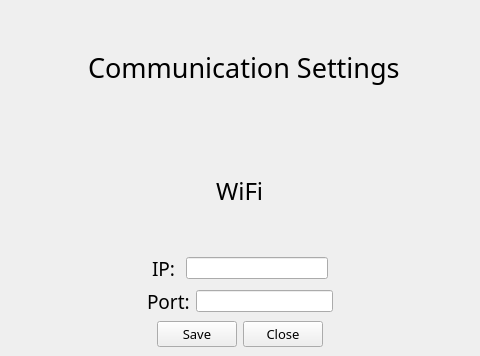
<?xml version="1.0" encoding="UTF-8"?>
<ui version="4.0">
 <class>MainWindow</class>
 <widget class="QMainWindow" name="MainWindow">
  <property name="geometry">
   <rect>
    <x>0</x>
    <y>0</y>
    <width>480</width>
    <height>356</height>
   </rect>
  </property>
  <property name="windowTitle">
   <string>MainWindow</string>
  </property>
  <widget class="QWidget" name="centralwidget">
   <layout class="QVBoxLayout" name="verticalLayout">
    <item>
     <layout class="QHBoxLayout" name="horizontalLayout">
      <item>
       <spacer name="horizontalSpacer">
        <property name="orientation">
         <enum>Qt::Horizontal</enum>
        </property>
        <property name="sizeHint" stdset="0">
         <size>
          <width>40</width>
          <height>20</height>
         </size>
        </property>
       </spacer>
      </item>
      <item>
       <widget class="QLabel" name="label">
        <property name="font">
         <font>
          <family>Sitka</family>
          <pointsize>20</pointsize>
         </font>
        </property>
        <property name="text">
         <string> Communication Settings</string>
        </property>
       </widget>
      </item>
      <item>
       <spacer name="horizontalSpacer_2">
        <property name="orientation">
         <enum>Qt::Horizontal</enum>
        </property>
        <property name="sizeHint" stdset="0">
         <size>
          <width>40</width>
          <height>20</height>
         </size>
        </property>
       </spacer>
      </item>
     </layout>
    </item>
    <item>
     <layout class="QHBoxLayout" name="horizontalLayout_5">
      <item>
       <spacer name="horizontalSpacer_3">
        <property name="orientation">
         <enum>Qt::Horizontal</enum>
        </property>
        <property name="sizeHint" stdset="0">
         <size>
          <width>40</width>
          <height>20</height>
         </size>
        </property>
       </spacer>
      </item>
      <item>
       <widget class="QLabel" name="label_2">
        <property name="font">
         <font>
          <family>Sitka</family>
          <pointsize>18</pointsize>
         </font>
        </property>
        <property name="text">
         <string>WiFi</string>
        </property>
       </widget>
      </item>
      <item>
       <spacer name="horizontalSpacer_4">
        <property name="orientation">
         <enum>Qt::Horizontal</enum>
        </property>
        <property name="sizeHint" stdset="0">
         <size>
          <width>40</width>
          <height>20</height>
         </size>
        </property>
       </spacer>
      </item>
     </layout>
    </item>
    <item>
     <layout class="QHBoxLayout" name="horizontalLayout_2">
      <item>
       <spacer name="horizontalSpacer_7">
        <property name="orientation">
         <enum>Qt::Horizontal</enum>
        </property>
        <property name="sizeHint" stdset="0">
         <size>
          <width>40</width>
          <height>20</height>
         </size>
        </property>
       </spacer>
      </item>
      <item>
       <widget class="QLabel" name="label_3">
        <property name="font">
         <font>
          <family>Sitka</family>
          <pointsize>14</pointsize>
         </font>
        </property>
        <property name="text">
         <string>IP: </string>
        </property>
       </widget>
      </item>
      <item>
       <widget class="QLineEdit" name="ip_input"/>
      </item>
      <item>
       <spacer name="horizontalSpacer_9">
        <property name="orientation">
         <enum>Qt::Horizontal</enum>
        </property>
        <property name="sizeHint" stdset="0">
         <size>
          <width>40</width>
          <height>20</height>
         </size>
        </property>
       </spacer>
      </item>
     </layout>
    </item>
    <item>
     <layout class="QHBoxLayout" name="horizontalLayout_3">
      <item>
       <spacer name="horizontalSpacer_8">
        <property name="orientation">
         <enum>Qt::Horizontal</enum>
        </property>
        <property name="sizeHint" stdset="0">
         <size>
          <width>40</width>
          <height>20</height>
         </size>
        </property>
       </spacer>
      </item>
      <item>
       <widget class="QLabel" name="label_4">
        <property name="font">
         <font>
          <family>Sitka</family>
          <pointsize>14</pointsize>
         </font>
        </property>
        <property name="text">
         <string>Port:</string>
        </property>
       </widget>
      </item>
      <item>
       <widget class="QLineEdit" name="port_input"/>
      </item>
      <item>
       <spacer name="horizontalSpacer_10">
        <property name="orientation">
         <enum>Qt::Horizontal</enum>
        </property>
        <property name="sizeHint" stdset="0">
         <size>
          <width>40</width>
          <height>20</height>
         </size>
        </property>
       </spacer>
      </item>
     </layout>
    </item>
    <item>
     <layout class="QHBoxLayout" name="horizontalLayout_4">
      <item>
       <spacer name="horizontalSpacer_5">
        <property name="orientation">
         <enum>Qt::Horizontal</enum>
        </property>
        <property name="sizeHint" stdset="0">
         <size>
          <width>40</width>
          <height>20</height>
         </size>
        </property>
       </spacer>
      </item>
      <item>
       <widget class="QPushButton" name="button_save">
        <property name="font">
         <font>
          <family>Sitka</family>
          <pointsize>10</pointsize>
         </font>
        </property>
        <property name="text">
         <string>Save</string>
        </property>
       </widget>
      </item>
      <item>
       <widget class="QPushButton" name="button_close">
        <property name="font">
         <font>
          <family>Sitka</family>
          <pointsize>10</pointsize>
         </font>
        </property>
        <property name="text">
         <string>Close</string>
        </property>
       </widget>
      </item>
      <item>
       <spacer name="horizontalSpacer_6">
        <property name="orientation">
         <enum>Qt::Horizontal</enum>
        </property>
        <property name="sizeHint" stdset="0">
         <size>
          <width>40</width>
          <height>20</height>
         </size>
        </property>
       </spacer>
      </item>
     </layout>
    </item>
   </layout>
  </widget>
 </widget>
 <resources/>
 <connections>
  <connection>
   <sender>button_close</sender>
   <signal>clicked()</signal>
   <receiver>MainWindow</receiver>
   <slot>close()</slot>
   <hints>
    <hint type="sourcelabel">
     <x>280</x>
     <y>315</y>
    </hint>
    <hint type="destinationlabel">
     <x>239</x>
     <y>177</y>
    </hint>
   </hints>
  </connection>
 </connections>
</ui>
